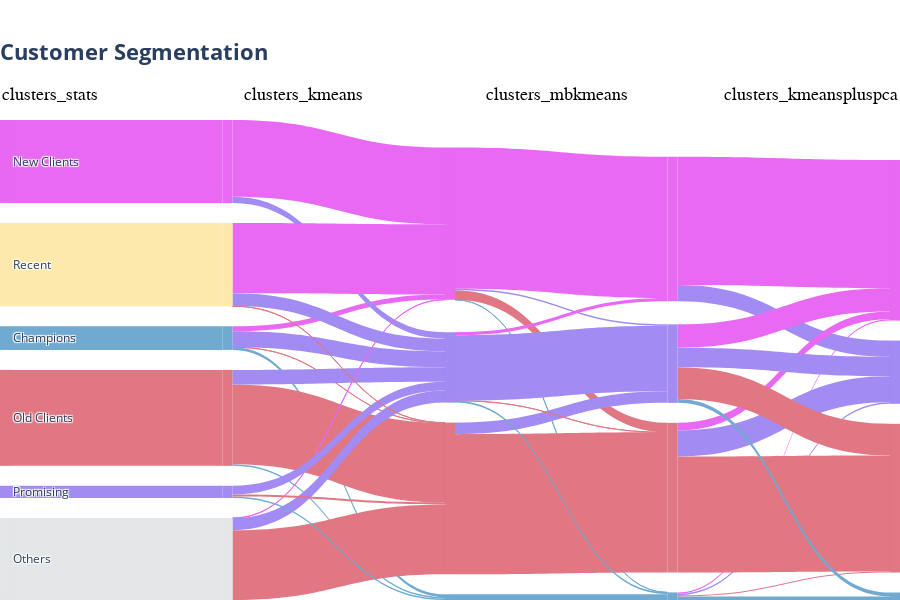

The notebook cell this image was saved under:
### Code cell
fig = go.Figure(data=[go.Sankey(
    name='My Legend Text',
    node=dict(thickness=10,
              line=dict(color=None, width=0.01),
              label=labels_info[0:6],
              color=[my_palette_5[x.split('_')[0]] for x in names],),
    link=dict(source=[all_numerics[x] for x in source_list],
              target=[all_numerics[x] for x in target_list],
              value=[count_dict[x, y] for x, y in zip(source_list, target_list)],
              label=[[x, y] for x, y in zip(source_list, target_list)],
              color=[my_palette_5[x.split('_')[0]] for x in target_list]),)])

for x_coordinate, column_name in enumerate(["clusters_stats",
                                            "clusters_kmeans",
                                            "clusters_mbkmeans",
                                            "clusters_kmeanspluspca"]):
    fig.add_annotation(x=x_coordinate,
                       y=1.075,
                       xref="x",
                       yref="paper",
                       text=column_name,
                       showarrow=False,
                       font=dict(family="Arial", size=18, color="black",),
                       align="center",)

fig.update_layout(plot_bgcolor='white')
fig.update_yaxes(showticklabels=False)
fig.update_xaxes(showticklabels=False)
fig.update_layout(title=dict(text="<b>Customer Segmentation</b>",
                             x=0,
                             xanchor='left',
                             font=dict(size=22)),
                  font=dict(size=12),
                  width=900,
                  height=600,
                  margin=dict(t=120, l=0, b=0, r=0))
fig.show()

### Figure 1 — Plotly figure (JSON) as saved in the notebook; plotly's stock layout.template omitted (floating-point values rounded to 4 significant figures)
{"data": [{"link": {"color": ["#70AAD0", "#E86AF3", "#E07783", "#E4E6E8", "#A28CF3", "#FEE9AD", "#70AAD0", "#E86AF3", "#E07783", "#A28CF3", "#E86AF3", "#A28CF3", "#70AAD0", "#E07783", "#A28CF3", "#E86AF3", "#E07783", "#A28CF3", "#70AAD0", "#E07783", "#A28CF3", "#E86AF3", "#E07783", "#A28CF3", "#70AAD0", "#70AAD0", "#E86AF3", "#E07783", "#A28CF3", "#E07783", "#A28CF3", "#70AAD0", "#E86AF3", "#E07783", "#A28CF3", "#70AAD0", "#E86AF3", "#E07783", "#A28CF3", "#E86AF3", "#A28CF3", "#E86AF3", "#E07783", "#A28CF3", "#70AAD0", "#E86AF3", "#E07783", "#A28CF3"], "label": [["Champions_M1", "Champions_M2"], ["New Clients_M1", "New Clients_M2"], ["Old Clients_M1", "Old Clients_M2"], ["Others_M1", "Others_M2"], ["Promising_M1", "Promising_M2"], ["Recent_M1", "Recent_M2"], ["Champions_M2", "Champions_M3"], ["Champions_M2", "New Clients_M3"], ["Champions_M2", "Old Clients_M3"], ["Champions_M2", "Promising_M3"], ["New Clients_M2", "New Clients_M3"], ["New Clients_M2", "Promising_M3"], ["Old Clients_M2", "Champions_M3"], ["Old Clients_M2", "Old Clients_M3"], ["Old Clients_M2", "Promising_M3"], ["Others_M2", "New Clients_M3"], ["Others_M2", "Old Clients_M3"], ["Others_M2", "Promising_M3"], ["Promising_M2", "Champions_M3"], ["Promising_M2", "Old Clients_M3"], ["Promising_M2", "Promising_M3"], ["Recent_M2", "New Clients_M3"], ["Recent_M2", "Old Clients_M3"], ["Recent_M2", "Promising_M3"], ["Champions_M3", "Champions_M4"], ["New Clients_M3", "Champions_M4"], ["New Clients_M3", "New Clients_M4"], ["New Clients_M3", "Old Clients_M4"], ["New Clients_M3", "Promising_M4"], ["Old Clients_M3", "Old Clients_M4"], ["Old Clients_M3", "Promising_M4"], ["Promising_M3", "Champions_M4"], ["Promising_M3", "New Clients_M4"], ["Promising_M3", "Old Clients_M4"], ["Promising_M3", "Promising_M4"], ["Champions_M4", "Champions_M5"], ["Champions_M4", "New Clients_M5"], ["Champions_M4", "Old Clients_M5"], ["Champions_M4", "Promising_M5"], ["New Clients_M4", "New Clients_M5"], ["New Clients_M4", "Promising_M5"], ["Old Clients_M4", "New Clients_M5"], ["Old Clients_M4", "Old Clients_M5"], ["Old Clients_M4", "Promising_M5"], ["Promising_M4", "Champions_M5"], ["Promising_M4", "New Clients_M5"], ["Promising_M4", "Old Clients_M5"], ["Promising_M4", "Promising_M5"]], "source": [0, 1, 2, 3, 4, 5, 6, 6, 6, 6, 7, 7, 8, 8, 8, 9, 9, 9, 10, 10, 10, 11, 11, 11, 12, 13, 13, 13, 13, 14, 14, 15, 15, 15, 15, 16, 16, 16, 16, 17, 17, 18, 18, 18, 19, 19, 19, 19], "target": [6, 7, 8, 9, 10, 11, 12, 13, 14, 15, 13, 15, 12, 14, 15, 13, 14, 15, 12, 14, 15, 13, 14, 15, 16, 16, 17, 18, 19, 18, 19, 16, 17, 18, 19, 20, 21, 22, 23, 21, 23, 21, 22, 23, 20, 21, 22, 23], "value": [4605, 16165, 18689, 15986, 2366, 16234, 529, 992, 3, 3081, 14955, 1210, 327, 15517, 2845, 43, 13600, 2343, 261, 393, 1712, 13673, 37, 2524, 1117, 1, 27536, 1838, 288, 27301, 2249, 359, 595, 2, 12759, 698, 264, 215, 300, 24977, 3154, 1489, 22588, 5064, 761, 4561, 6169, 3805]}, "name": "My Legend Text", "node": {"color": ["#70AAD0", "#E86AF3", "#E07783", "#E4E6E8", "#A28CF3", "#FEE9AD", "#70AAD0", "#E86AF3", "#E07783", "#E4E6E8", "#A28CF3", "#FEE9AD", "#70AAD0", "#E86AF3", "#E07783", "#A28CF3", "#70AAD0", "#E86AF3", "#E07783", "#A28CF3", "#70AAD0", "#E86AF3", "#E07783", "#A28CF3"], "label": ["Champions", "New Clients", "Old Clients", "Others", "Promising", "Recent"], "line": {"width": 0.01}, "thickness": 10}, "type": "sankey"}], "layout": {"annotations": [{"align": "center", "font": {"color": "black", "family": "Arial", "size": 18}, "showarrow": false, "text": "clusters_stats", "x": 0, "xref": "x", "y": 1.075, "yref": "paper"}, {"align": "center", "font": {"color": "black", "family": "Arial", "size": 18}, "showarrow": false, "text": "clusters_kmeans", "x": 1, "xref": "x", "y": 1.075, "yref": "paper"}, {"align": "center", "font": {"color": "black", "family": "Arial", "size": 18}, "showarrow": false, "text": "clusters_mbkmeans", "x": 2, "xref": "x", "y": 1.075, "yref": "paper"}, {"align": "center", "font": {"color": "black", "family": "Arial", "size": 18}, "showarrow": false, "text": "clusters_kmeanspluspca", "x": 3, "xref": "x", "y": 1.075, "yref": "paper"}], "font": {"size": 12}, "height": 600, "margin": {"b": 0, "l": 0, "r": 0, "t": 120}, "plot_bgcolor": "white", "title": {"font": {"size": 22}, "text": "<b>Customer Segmentation</b>", "x": 0, "xanchor": "left"}, "width": 900, "xaxis": {"showticklabels": false}, "yaxis": {"showticklabels": false}}}
